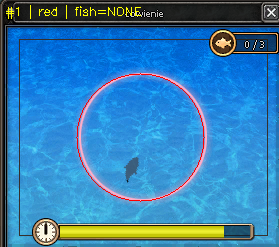
#> input picture app/website/img/minigame_fishing.png, 279 x 247 px
$ python fish_labeler.py --frames ../../../../app/website/img
#> lines starting #> are read from the running program, lines starting #| are printed output that depends on the picture
### src/fishing_detector.py
"""
Modul wykrywania stanu minigry lowienia ryb.

Analizuje screenshot okienka "Lowienie" i okresla:
- Czy minigra jest aktywna (czy widac okienko)
- Czy okrag jest bialy (rybka poza) czy czerwony (rybka w srodku)
- Gdzie jest rybka (background subtraction z running median)

Metoda detekcji koloru: zliczanie jasnych/bialych pikseli.
Bialy okrag ma jasny kontur (~869 px z S<40, V>220).
Czerwony okrag ma ciemniejszy kontur (~192 px z S<40, V>220).

Metoda detekcji rybki: background subtraction.
Utrzymujemy bufor ostatnich N klatek dla kazdej fazy (white/red).
Median tych klatek = tlo (rybka sie rusza, wiec usrednia sie).
Odejmujemy tlo od biezacej klatki -> rybka widoczna jako blob.
Diagnostyka potwierdzila 1-5px dokladnosc tej metody.
"""

import numpy as np
import cv2
import time
import collections

from src.config import (
    WHITE_BRIGHT_S_MAX,
    WHITE_BRIGHT_V_MIN,
    WHITE_CIRCLE_PIXEL_THRESHOLD,
    FISHING_ACTIVE_BRIGHT_THRESHOLD,
    CIRCLE_CENTER_X,
    CIRCLE_CENTER_Y,
    CIRCLE_RADIUS,
    CIRCLE_SAFE_MARGIN,
    TEXT_YELLOW_H_MIN,
    TEXT_YELLOW_H_MAX,
    TEXT_YELLOW_S_MIN,
    TEXT_YELLOW_V_MIN,
    TEXT_YELLOW_THRESHOLD,
    TEXT_BRIGHT_V_MIN,
    TEXT_BRIGHT_THRESHOLD,
)
import math


class FishingDetector:
    """Analizuje okienko minigry lowienia i wykrywa stan gry."""

    # Parametry background subtraction
    BG_BUFFER_SIZE = 15      # ile klatek pamietac do mediany
    BG_MIN_FRAMES = 3        # min klatek do obliczenia tla
    BG_RECOMPUTE_EVERY = 3   # przelicz mediane co N klatek (oszczednosc CPU)
    BG_DIFF_THRESHOLD = 25   # prog roznicy piksel vs tlo
    FISH_MIN_AREA = 30       # min rozmiar bloba rybki (px)
    FISH_MAX_JUMP = 50       # max skok pozycji miedzy klatkami (px)

    def __init__(self):
        # Background subtraction
        self._frame_buffer = collections.deque(maxlen=self.BG_BUFFER_SIZE)
        self._bg_cache = None         # ostatnia obliczona mediana
        self._bg_phase = None         # faza w ktorej budowalismy tlo
        self._frames_since_recompute = 0

        # Ostatnia klatka BGR (potrzebna do analizy koloru konturow)
        self._last_bgr = None

        # Fallback: frame differencing (pierwsze klatki)
        self._prev_gray = None

        # Historia pozycji rybki do predykcji
        self._fish_history = []  # lista (timestamp, x, y)
        self._max_history = 5    # ile ostatnich pozycji pamietac

        # Filtr statycznej pozycji (MISS tekst stoi w miejscu, rybka sie rusza)
        self._stale_pos = None       # (x, y) ostatnia pozycja
        self._stale_count = 0        # ile klatek z ta sama pozycja
        self.STALE_MAX_DIST = 3      # max odleglosc zeby uznac za "ta sama" pozycje
        self.STALE_FRAMES_LIMIT = 3  # po tylu klatkach odrzuc jako tekst

    # [479 lines left out: functions _count_bright_white_pixels, _count_bright_pixels, _has_text_overlay, _is_text_contour, _is_red_blob, _recompute_background and 8 more, not called in this run]


# --- TRYB TESTOWY ---
# Uruchom: python -m src.fishing_detector
# Pokazuje na zywo co wykrywa detektor (wymaga uruchomionej gry)
# [53 lines that do not run on import are left out]

### versions/tryb1_rybka_klik/post_cnn/cnn/fish_labeler.py
"""
Auto-labeler pozycji rybki z weryfikacja uzytkownika.

Strategia:
1. Laduje klatki z danych treningowych
2. Uruchamia klasyczny detektor (background subtraction) na kazdej klatce
3. Pokazuje wynik — uzytkownik akceptuje lub poprawia kliknieciem
4. Zapisuje zweryfikowane pozycje do JSONL

Dzieki temu nie trzeba recznie oznaczac 900+ klatek,
a tylko poprawiac bledy detektora (~20% klatek).

Sterowanie:
  SPACJA   - akceptuj pozycje detektora (zielony markerek)
  Klik LPM - popraw pozycje rybki (kliknij w rybke)
  N        - brak rybki na klatce
  D / →    - pomin klatke (nie etykietuj)
  A / ←    - cofnij do poprzedniej
  S        - zapisz etykiety
  Q        - zapisz i wyjdz
"""

import os
import sys
import json
import csv
import re
import collections
from pathlib import Path

import cv2
import numpy as np

# Dodaj src/ do path zeby importowac klasyczny detektor
SCRIPT_DIR = Path(__file__).resolve().parent
sys.path.insert(0, str(SCRIPT_DIR.parent))

from src.fishing_detector import FishingDetector
from src.config import CIRCLE_CENTER_X, CIRCLE_CENTER_Y, CIRCLE_RADIUS


# Konfiguracja wyswietlania
SCALE = 3  # powiekszenie — ryba bedzie lepiej widoczna
ORIG_W = 279
ORIG_H = 247


class FishAutoLabeler:
    """Auto-etykietowanie pozycji rybki z weryfikacja uzytkownika."""

    def __init__(self, frames_dir: str, output_file: str, log_csv: str = None):
        """
        Args:
            frames_dir: folder z klatkami PNG
            output_file: plik wyjsciowy JSONL
            log_csv: opcjonalny log.csv z pozycjami rybki (do porownania)
        """
#> called with frames_dir = '../../../../app/website/img'
        self.frames_dir = Path(frames_dir)
        self.output_file = Path(output_file)

        # Wczytaj klatki (sortowane po nazwie)
        self.files = sorted(self.frames_dir.glob("*.png"))
        if not self.files:
            print(f"Brak klatek w {frames_dir}")
            sys.exit(1)

        # Klasyczny detektor
        self.detector = FishingDetector()

        # Wczytaj istniejace etykiety
        self.labels = {}
        if self.output_file.exists():
            with open(self.output_file, 'r', encoding='utf-8') as f:
                for line in f:
                    line = line.strip()
                    if line:
                        label = json.loads(line)
                        self.labels[label['file']] = label
            print(f"Wczytano {len(self.labels)} istniejacych etykiet")

        # Opcjonalnie: pozycje z log.csv (do porownania)
        self.log_positions = {}
        if log_csv and os.path.exists(log_csv):
            self._load_log_positions(log_csv)

        # Grupuj klatki po kolorze (z nazwy pliku)
        self.frame_groups = self._group_by_color()

        # Stan
        self.current_idx = 0
        self._click_pos = None

        # Znajdz pierwsza nie-etykietowana
        for i, f in enumerate(self.files):
            if f.name not in self.labels:
                self.current_idx = i
                break

        # Statystyki
        self.stats = {'accepted': 0, 'corrected': 0, 'no_fish': 0, 'skipped': 0}

        print(f"Znaleziono {len(self.files)} klatek")
        print(f"  Do oznaczenia: {len(self.files) - len(self.labels)}")
        for color, frames in self.frame_groups.items():
            print(f"  {color}: {len(frames)} klatek")
#> in run, img is the input picture: shape (247, 279, 3); mean B, G, R 178.9, 127, 53

    def _load_log_positions(self, log_csv: str):
        """Laduje pozycje z log.csv do porownania."""
        with open(log_csv, 'r', encoding='utf-8') as f:
            reader = csv.DictReader(f)
            for row in reader:
                fx = row.get('fish_x', '')
                fy = row.get('fish_y', '')
                frame_idx = row.get('frame', '')
                if fx and fy and frame_idx:
                    try:
                        self.log_positions[int(frame_idx)] = (
                            int(float(fx)), int(float(fy))
                        )
                    except ValueError:
                        pass
        if self.log_positions:
            print(f"  Log: {len(self.log_positions)} pozycji z CSV")

    def _group_by_color(self) -> dict:
        """Grupuje klatki po kolorze z nazwy pliku."""
        groups = collections.defaultdict(list)
        for f in self.files:
            m = re.search(r'_(white|red|none)\b', f.stem)
            if m:
                groups[m.group(1)].append(f)
            else:
                groups['unknown'].append(f)
        return dict(groups)

    def _parse_frame_color(self, filename: str) -> str:
        """Wyciaga kolor z nazwy pliku."""
        m = re.search(r'_(white|red|none)', filename)
        return m.group(1) if m else 'unknown'

    def _detect_fish_in_sequence(self, idx: int) -> tuple:
        """
        Detektuje rybke uzywajac background subtraction.

        Potrzebuje kilku klatek tego samego koloru do zbudowania modelu tla.
        Przetwarza klatki sekwencyjnie od pierwszej tego samego koloru.

        Returns:
            (x, y) lub None
        """
        current_file = self.files[idx]
        current_color = self._parse_frame_color(current_file.name)

        if current_color in ('none', 'unknown'):
            return None

        # Reset detektora
        self.detector.reset_tracking()

        # Znajdz klatki tego samego koloru w okolicy (do budowy tla)
        # Przetwarzaj ostatnie 20 klatek tego samego koloru
        same_color_files = []
        for i in range(max(0, idx - 25), idx + 1):
            f = self.files[i]
            c = self._parse_frame_color(f.name)
            if c == current_color:
                same_color_files.append(f)

        # Przetwarzaj sekwencyjnie (bg subtraction potrzebuje historii)
        last_pos = None
        for f in same_color_files:
            img = cv2.imread(str(f))
            if img is None:
                continue
            pos = self.detector.find_fish_position(img, circle_color=current_color)
            if f == current_file:
                last_pos = pos

        return last_pos

    def _mouse_callback(self, event, x, y, flags, param):
        """Klikniecie = popraw pozycje rybki."""
        if event == cv2.EVENT_LBUTTONDOWN:
            ox = x // SCALE
            oy = y // SCALE
            if 0 <= ox < ORIG_W and 0 <= oy < ORIG_H:
                self._click_pos = (ox, oy)

    def _render(self, img_bgr, filename, auto_pos, log_pos=None):
        """Renderuje klatke z wizualizacja."""
#> called with filename = 'minigame_fishing.png'
        display = cv2.resize(img_bgr, (ORIG_W * SCALE, ORIG_H * SCALE),
                             interpolation=cv2.INTER_NEAREST)
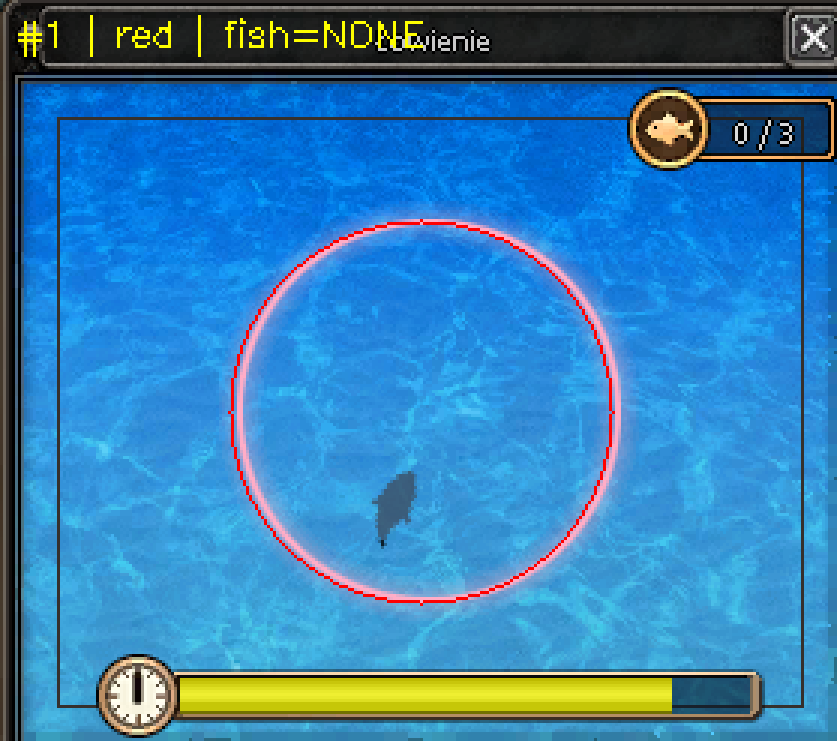
#> display: shape (741, 837, 3); mean B, G, R 178.9, 127, 53

        # Okrag
        cv2.circle(display,
                   (CIRCLE_CENTER_X * SCALE, CIRCLE_CENTER_Y * SCALE),
                   CIRCLE_RADIUS * SCALE,
                   (100, 100, 100), 1)

        # Kolor z nazwy pliku
        color = self._parse_frame_color(filename)
        color_map = {'white': (255, 255, 255), 'red': (0, 0, 255), 'none': (128, 128, 128)}
        border_color = color_map.get(color, (128, 128, 128))
        cv2.rectangle(display, (0, 0),
                      (display.shape[1]-1, display.shape[0]-1),
                      border_color, 3)

        # Auto-detected fish position (zielony)
        if auto_pos is not None:
            ax, ay = auto_pos
            cv2.drawMarker(display,
                           (ax * SCALE, ay * SCALE),
                           (0, 255, 0),  # zielony
                           cv2.MARKER_CROSS, 20 * SCALE // 2, 2)
            cv2.putText(display, f"Auto: ({ax},{ay})",
                        (10, 30), cv2.FONT_HERSHEY_SIMPLEX, 0.6, (0, 255, 0), 2)

        # Log position (zolty, do porownania)
        if log_pos is not None:
            lx, ly = log_pos
            cv2.drawMarker(display,
                           (lx * SCALE, ly * SCALE),
                           (0, 255, 255),  # zolty
                           cv2.MARKER_DIAMOND, 14 * SCALE // 2, 1)

        # Kliknieta pozycja (cyan)
        if self._click_pos is not None:
            cx, cy = self._click_pos
            cv2.drawMarker(display,
                           (cx * SCALE, cy * SCALE),
                           (255, 255, 0),  # cyan
                           cv2.MARKER_CROSS, 24 * SCALE // 2, 2)
            cv2.putText(display, f"Klik: ({cx},{cy})",
                        (10, 55), cv2.FONT_HERSHEY_SIMPLEX, 0.6, (255, 255, 0), 2)

        # Istniejaca etykieta
        existing = self.labels.get(filename)
        if existing and existing.get('fish_visible'):
            ex, ey = existing['fish_x'], existing['fish_y']
            cv2.drawMarker(display,
                           (ex * SCALE, ey * SCALE),
                           (255, 0, 255),  # magenta
                           cv2.MARKER_TILTED_CROSS, 16 * SCALE // 2, 1)
            cv2.putText(display, "[SAVED]",
                        (10, ORIG_H * SCALE - 30),
                        cv2.FONT_HERSHEY_SIMPLEX, 0.5, (255, 0, 255), 1)

        # Info
        labeled = sum(1 for f in self.files if f.name in self.labels)
        cv2.putText(display,
                    f"[{self.current_idx+1}/{len(self.files)}] "
                    f"Labeled: {labeled} | {color.upper()}",
                    (10, ORIG_H * SCALE - 10),
                    cv2.FONT_HERSHEY_SIMPLEX, 0.5, (200, 200, 200), 1)
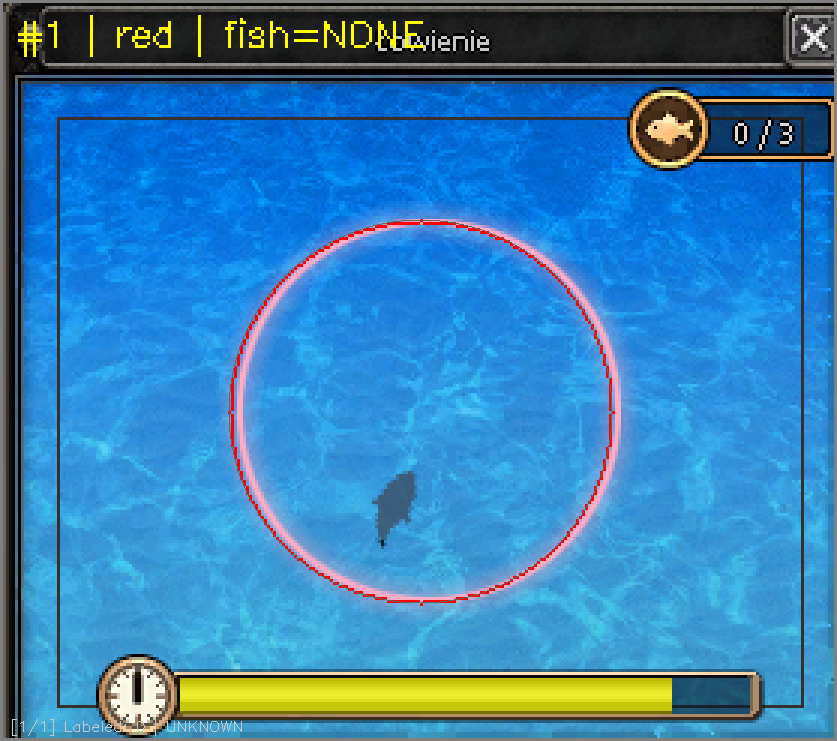
#> display: shape (741, 837, 3); mean B, G, R 179.3, 127.8, 54.1

        # Instrukcje
        instructions = [
            "SPACE: akceptuj auto-pozycje",
            "KLIK:  popraw pozycje rybki",
            "N:     brak rybki",
            "D:     pomin",
            "A:     cofnij",
            "S:     zapisz  Q: wyjdz",
        ]
        panel_x = ORIG_W * SCALE + 10
        for i, txt in enumerate(instructions):
            cv2.putText(display, txt,
                        (panel_x, 25 + i * 22),
                        cv2.FONT_HERSHEY_SIMPLEX, 0.4, (180, 180, 180), 1)

        # Statystyki
        stats_y = 25 + len(instructions) * 22 + 20
        for key, val in self.stats.items():
            cv2.putText(display, f"{key}: {val}",
                        (panel_x, stats_y),
                        cv2.FONT_HERSHEY_SIMPLEX, 0.4, (150, 150, 150), 1)
            stats_y += 18
#> after the loop, stats_y = 249

        return display

    def _save_label(self, filename: str, fish_pos: tuple, source: str):
        """Zapisuje etykiete."""
        color = self._parse_frame_color(filename)
        state_map = {'white': 'WHITE', 'red': 'RED', 'none': 'INACTIVE'}
        state = state_map.get(color, 'INACTIVE')

        label = {
            'file': filename,
            'state': state,
            'fish_x': fish_pos[0] if fish_pos else None,
            'fish_y': fish_pos[1] if fish_pos else None,
            'fish_visible': fish_pos is not None,
            'source': source,
        }
        self.labels[filename] = label

    def _save_to_file(self):
        """Zapisuje wszystkie etykiety do JSONL."""
        self.output_file.parent.mkdir(parents=True, exist_ok=True)
        with open(self.output_file, 'w', encoding='utf-8') as f:
            for fname in sorted(self.labels.keys()):
                f.write(json.dumps(self.labels[fname], ensure_ascii=False) + '\n')

        total = len(self.labels)
        with_pos = sum(1 for l in self.labels.values() if l.get('fish_visible'))
        print(f"\nZapisano {total} etykiet ({with_pos} z pozycja rybki)")
        print(f"  Plik: {self.output_file}")

    def run(self):
        """Glowna petla GUI."""
        win_name = "Fish Auto-Labeler"
        win_w = ORIG_W * SCALE + 260
        win_h = ORIG_H * SCALE

        cv2.namedWindow(win_name, cv2.WINDOW_AUTOSIZE)
        cv2.setMouseCallback(win_name, self._mouse_callback)

        print("\n=== Fish Auto-Labeler ===")
        print("Zielony krzyżyk = auto-detekcja. Akceptuj SPACJA lub popraw kliknieciem.\n")

        while True:
            if self.current_idx >= len(self.files):
                print("\nWszystkie klatki przetworzone!")
                self._save_to_file()
                break

            current_file = self.files[self.current_idx]
            filename = current_file.name

            # Wczytaj klatke
            img = cv2.imread(str(current_file))
            if img is None:
                self.current_idx += 1
                continue

            # Auto-detekcja rybki
            auto_pos = self._detect_fish_in_sequence(self.current_idx)

            # Pozycja z loga (do porownania)
            frame_idx_match = re.search(r'(\d+)', filename)
            log_pos = None
            if frame_idx_match:
                fidx = int(frame_idx_match.group(1))
                log_pos = self.log_positions.get(fidx)

            # Renderuj
            canvas = np.zeros((win_h, win_w, 3), dtype=np.uint8)
            rendered = self._render(img, filename, auto_pos, log_pos)
            rh, rw = rendered.shape[:2]
#> rh = 741; rw = 837
            canvas[:min(rh, win_h), :min(rw, win_w)] = rendered[:min(rh, win_h), :min(rw, win_w)]
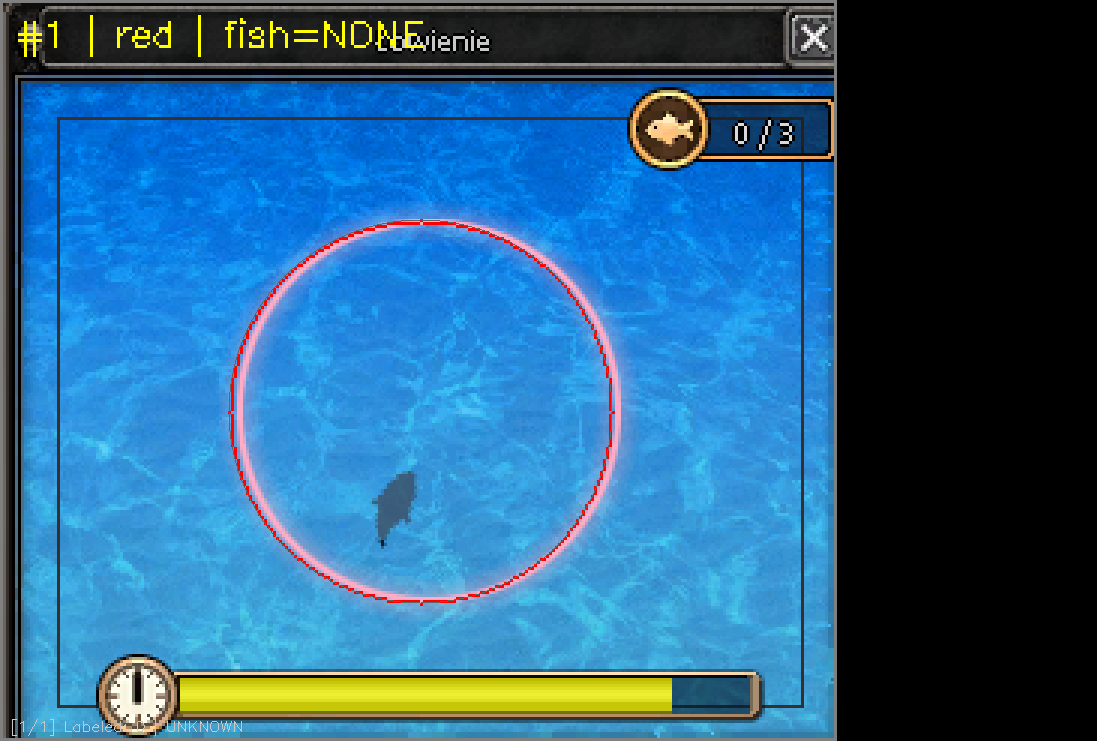
#> canvas: shape (741, 1097, 3); mean B, G, R 136.8, 97.5, 41.3

            cv2.imshow(win_name, canvas)
            key = cv2.waitKey(30) & 0xFF
#> (key q is pressed here)

            if key == ord('q'):
                self._save_to_file()
                break

            elif key == ord('s'):
                self._save_to_file()

            elif key == 32:  # SPACE — akceptuj auto
                if auto_pos is not None:
                    self._save_label(filename, auto_pos, 'auto_accepted')
                    self.stats['accepted'] += 1
                    print(f"  OK {filename}: ({auto_pos[0]},{auto_pos[1]})")
                else:
                    self._save_label(filename, None, 'auto_no_fish')
                    self.stats['no_fish'] += 1
                    print(f"  -- {filename}: brak rybki (auto)")
                self._click_pos = None
                self.current_idx += 1

            elif self._click_pos is not None and key == 13:  # ENTER po kliknieciu
                pos = self._click_pos
                self._save_label(filename, pos, 'manual_corrected')
                self.stats['corrected'] += 1
                print(f"  CC {filename}: ({pos[0]},{pos[1]}) [poprawione]")
                self._click_pos = None
                self.current_idx += 1

            elif key == ord('n'):  # brak rybki
                self._save_label(filename, None, 'manual_no_fish')
                self.stats['no_fish'] += 1
                print(f"  -- {filename}: brak rybki")
                self._click_pos = None
                self.current_idx += 1

            elif key == ord('d') or key == 83:  # pomin
                self.stats['skipped'] += 1
                self._click_pos = None
                self.current_idx += 1

            elif key == ord('a') or key == 81:  # cofnij
                self.current_idx = max(0, self.current_idx - 1)
                self._click_pos = None

            # Obsluga klikniecia — pokaz od razu aktualizacje
            # (klikniecie akceptowane ENTER-em)

        cv2.destroyAllWindows()
        print(f"\nStatystyki: {self.stats}")
        print("Gotowe!")


if __name__ == "__main__":
    import argparse

    parser = argparse.ArgumentParser(description="Auto-labeler pozycji rybki")
    parser.add_argument(
        "--frames", required=True,
        help="Folder z klatkami PNG"
    )
    parser.add_argument(
        "--output", default=None,
        help="Plik wyjsciowy JSONL (domyslnie: cnn/data/fish_labels.jsonl)"
    )
    parser.add_argument(
        "--log", default=None,
        help="Opcjonalny log.csv z pozycjami (do porownania)"
    )
    args = parser.parse_args()

    if args.output is None:
        args.output = str(SCRIPT_DIR / "data" / "fish_labels.jsonl")

    tool = FishAutoLabeler(args.frames, args.output, args.log)
    tool.run()
